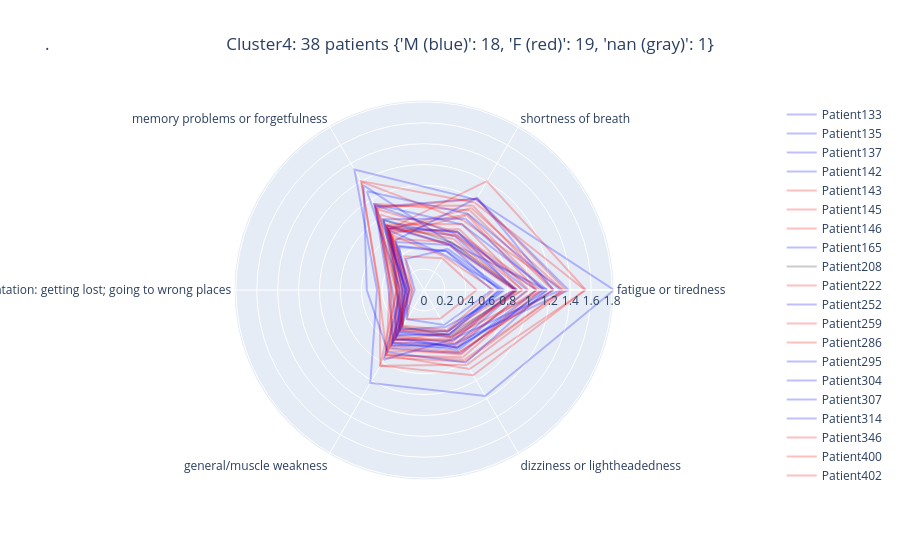

The cell this chart's notebook holds for it:
### Code cell
star_chart_per_patient(4)

### Figure 1 — Plotly figure (JSON) as saved in the notebook; plotly's stock layout.template omitted (floating-point values rounded to 4 significant figures)
{"data": [{"line": {"color": "rgb(0,0,255)"}, "mode": "lines", "name": "Patient133", "opacity": 0.25, "r": [0.7329, 0.4299, 0.4884, 0.1414, 0.4255, 0.4564, 0.7329, 0.7329], "theta": ["fatigue or tiredness", "shortness of breath", "memory problems or forgetfulness", "disorientation: getting lost; going to wrong places", "general/muscle weakness", "dizziness or lightheadedness", "fatigue or tiredness"], "type": "scatterpolar"}, {"line": {"color": "rgb(0,0,255)"}, "mode": "lines", "name": "Patient135", "opacity": 0.25, "r": [1.181, 0.7244, 0.9492, 0.3006, 0.5189, 0.6388, 1.181, 1.181], "theta": ["fatigue or tiredness", "shortness of breath", "memory problems or forgetfulness", "disorientation: getting lost; going to wrong places", "general/muscle weakness", "dizziness or lightheadedness", "fatigue or tiredness"], "type": "scatterpolar"}, {"line": {"color": "rgb(0,0,255)"}, "mode": "lines", "name": "Patient137", "opacity": 0.25, "r": [0.8668, 0.6442, 0.6815, 0.1569, 0.4351, 0.4099, 0.8668, 0.8668], "theta": ["fatigue or tiredness", "shortness of breath", "memory problems or forgetfulness", "disorientation: getting lost; going to wrong places", "general/muscle weakness", "dizziness or lightheadedness", "fatigue or tiredness"], "type": "scatterpolar"}, {"line": {"color": "rgb(0,0,255)"}, "mode": "lines", "name": "Patient142", "opacity": 0.25, "r": [1.383, 1.01, 0.9157, 0.1653, 0.5821, 0.5934, 1.383, 1.383], "theta": ["fatigue or tiredness", "shortness of breath", "memory problems or forgetfulness", "disorientation: getting lost; going to wrong places", "general/muscle weakness", "dizziness or lightheadedness", "fatigue or tiredness"], "type": "scatterpolar"}, {"line": {"color": "rgb(255,0,0)"}, "mode": "lines", "name": "Patient143", "opacity": 0.25, "r": [1.329, 0.764, 1.194, 0.4337, 0.7119, 0.7716, 1.329, 1.329], "theta": ["fatigue or tiredness", "shortness of breath", "memory problems or forgetfulness", "disorientation: getting lost; going to wrong places", "general/muscle weakness", "dizziness or lightheadedness", "fatigue or tiredness"], "type": "scatterpolar"}, {"line": {"color": "rgb(255,0,0)"}, "mode": "lines", "name": "Patient145", "opacity": 0.25, "r": [0.9393, 0.6726, 0.6435, 0.1155, 0.5523, 0.4813, 0.9393, 0.9393], "theta": ["fatigue or tiredness", "shortness of breath", "memory problems or forgetfulness", "disorientation: getting lost; going to wrong places", "general/muscle weakness", "dizziness or lightheadedness", "fatigue or tiredness"], "type": "scatterpolar"}, {"line": {"color": "rgb(255,0,0)"}, "mode": "lines", "name": "Patient146", "opacity": 0.25, "r": [1.541, 0.9662, 1.203, 0.4254, 0.8367, 0.9416, 1.541, 1.541], "theta": ["fatigue or tiredness", "shortness of breath", "memory problems or forgetfulness", "disorientation: getting lost; going to wrong places", "general/muscle weakness", "dizziness or lightheadedness", "fatigue or tiredness"], "type": "scatterpolar"}, {"line": {"color": "rgb(0,0,255)"}, "mode": "lines", "name": "Patient165", "opacity": 0.25, "r": [0.7686, 0.454, 0.3436, 0.09012, 0.4915, 0.4867, 0.7686, 0.7686], "theta": ["fatigue or tiredness", "shortness of breath", "memory problems or forgetfulness", "disorientation: getting lost; going to wrong places", "general/muscle weakness", "dizziness or lightheadedness", "fatigue or tiredness"], "type": "scatterpolar"}, {"line": {"color": "rgb(50,50,50)"}, "mode": "lines", "name": "Patient208", "opacity": 0.25, "r": [0.8943, 0.5261, 0.7753, 0.2638, 0.4052, 0.5023, 0.8943, 0.8943], "theta": ["fatigue or tiredness", "shortness of breath", "memory problems or forgetfulness", "disorientation: getting lost; going to wrong places", "general/muscle weakness", "dizziness or lightheadedness", "fatigue or tiredness"], "type": "scatterpolar"}, {"line": {"color": "rgb(255,0,0)"}, "mode": "lines", "name": "Patient222", "opacity": 0.25, "r": [1.328, 0.9061, 0.6719, 0.2095, 0.7474, 0.7905, 1.328, 1.328], "theta": ["fatigue or tiredness", "shortness of breath", "memory problems or forgetfulness", "disorientation: getting lost; going to wrong places", "general/muscle weakness", "dizziness or lightheadedness", "fatigue or tiredness"], "type": "scatterpolar"}, {"line": {"color": "rgb(0,0,255)"}, "mode": "lines", "name": "Patient252", "opacity": 0.25, "r": [0.9873, 0.6421, 0.7087, 0.1995, 0.6034, 0.6371, 0.9873, 0.9873], "theta": ["fatigue or tiredness", "shortness of breath", "memory problems or forgetfulness", "disorientation: getting lost; going to wrong places", "general/muscle weakness", "dizziness or lightheadedness", "fatigue or tiredness"], "type": "scatterpolar"}, {"line": {"color": "rgb(255,0,0)"}, "mode": "lines", "name": "Patient259", "opacity": 0.25, "r": [1.147, 0.8388, 0.6738, 0.18, 0.4485, 0.5184, 1.147, 1.147], "theta": ["fatigue or tiredness", "shortness of breath", "memory problems or forgetfulness", "disorientation: getting lost; going to wrong places", "general/muscle weakness", "dizziness or lightheadedness", "fatigue or tiredness"], "type": "scatterpolar"}, {"line": {"color": "rgb(255,0,0)"}, "mode": "lines", "name": "Patient286", "opacity": 0.25, "r": [1.0, 0.7297, 0.7239, 0.2322, 0.5784, 0.6176, 1.0, 1.0], "theta": ["fatigue or tiredness", "shortness of breath", "memory problems or forgetfulness", "disorientation: getting lost; going to wrong places", "general/muscle weakness", "dizziness or lightheadedness", "fatigue or tiredness"], "type": "scatterpolar"}, {"line": {"color": "rgb(0,0,255)"}, "mode": "lines", "name": "Patient295", "opacity": 0.25, "r": [1.818, 0.9982, 1.331, 0.4498, 1.027, 1.172, 1.818, 1.818], "theta": ["fatigue or tiredness", "shortness of breath", "memory problems or forgetfulness", "disorientation: getting lost; going to wrong places", "general/muscle weakness", "dizziness or lightheadedness", "fatigue or tiredness"], "type": "scatterpolar"}, {"line": {"color": "rgb(0,0,255)"}, "mode": "lines", "name": "Patient304", "opacity": 0.25, "r": [0.6507, 0.4281, 0.4758, 0.1598, 0.3229, 0.387, 0.6507, 0.6507], "theta": ["fatigue or tiredness", "shortness of breath", "memory problems or forgetfulness", "disorientation: getting lost; going to wrong places", "general/muscle weakness", "dizziness or lightheadedness", "fatigue or tiredness"], "type": "scatterpolar"}, {"line": {"color": "rgb(0,0,255)"}, "mode": "lines", "name": "Patient307", "opacity": 0.25, "r": [0.754, 0.3893, 0.6543, 0.2603, 0.4619, 0.4576, 0.754, 0.754], "theta": ["fatigue or tiredness", "shortness of breath", "memory problems or forgetfulness", "disorientation: getting lost; going to wrong places", "general/muscle weakness", "dizziness or lightheadedness", "fatigue or tiredness"], "type": "scatterpolar"}, {"line": {"color": "rgb(0,0,255)"}, "mode": "lines", "name": "Patient314", "opacity": 0.25, "r": [0.7146, 0.4976, 0.5309, 0.1912, 0.5033, 0.4908, 0.7146, 0.7146], "theta": ["fatigue or tiredness", "shortness of breath", "memory problems or forgetfulness", "disorientation: getting lost; going to wrong places", "general/muscle weakness", "dizziness or lightheadedness", "fatigue or tiredness"], "type": "scatterpolar"}, {"line": {"color": "rgb(255,0,0)"}, "mode": "lines", "name": "Patient346", "opacity": 0.25, "r": [1.076, 0.8259, 0.6168, 0.1684, 0.5015, 0.5902, 1.076, 1.076], "theta": ["fatigue or tiredness", "shortness of breath", "memory problems or forgetfulness", "disorientation: getting lost; going to wrong places", "general/muscle weakness", "dizziness or lightheadedness", "fatigue or tiredness"], "type": "scatterpolar"}, {"line": {"color": "rgb(255,0,0)"}, "mode": "lines", "name": "Patient400", "opacity": 0.25, "r": [1.242, 0.9337, 0.9276, 0.3101, 0.6168, 0.6859, 1.242, 1.242], "theta": ["fatigue or tiredness", "shortness of breath", "memory problems or forgetfulness", "disorientation: getting lost; going to wrong places", "general/muscle weakness", "dizziness or lightheadedness", "fatigue or tiredness"], "type": "scatterpolar"}, {"line": {"color": "rgb(255,0,0)"}, "mode": "lines", "name": "Patient402", "opacity": 0.25, "r": [0.6702, 0.3748, 0.6051, 0.253, 0.3946, 0.4421, 0.6702, 0.6702], "theta": ["fatigue or tiredness", "shortness of breath", "memory problems or forgetfulness", "disorientation: getting lost; going to wrong places", "general/muscle weakness", "dizziness or lightheadedness", "fatigue or tiredness"], "type": "scatterpolar"}, {"line": {"color": "rgb(0,0,255)"}, "mode": "lines", "name": "Patient429", "opacity": 0.25, "r": [0.878, 0.4999, 0.6919, 0.1826, 0.4676, 0.5259, 0.878, 0.878], "theta": ["fatigue or tiredness", "shortness of breath", "memory problems or forgetfulness", "disorientation: getting lost; going to wrong places", "general/muscle weakness", "dizziness or lightheadedness", "fatigue or tiredness"], "type": "scatterpolar"}, {"line": {"color": "rgb(0,0,255)"}, "mode": "lines", "name": "Patient460", "opacity": 0.25, "r": [0.8707, 0.5048, 0.7141, 0.2075, 0.5499, 0.5585, 0.8707, 0.8707], "theta": ["fatigue or tiredness", "shortness of breath", "memory problems or forgetfulness", "disorientation: getting lost; going to wrong places", "general/muscle weakness", "dizziness or lightheadedness", "fatigue or tiredness"], "type": "scatterpolar"}, {"line": {"color": "rgb(255,0,0)"}, "mode": "lines", "name": "Patient468", "opacity": 0.25, "r": [0.5051, 0.3513, 0.3734, 0.1115, 0.3234, 0.3144, 0.5051, 0.5051], "theta": ["fatigue or tiredness", "shortness of breath", "memory problems or forgetfulness", "disorientation: getting lost; going to wrong places", "general/muscle weakness", "dizziness or lightheadedness", "fatigue or tiredness"], "type": "scatterpolar"}, {"line": {"color": "rgb(255,0,0)"}, "mode": "lines", "name": "Patient521", "opacity": 0.25, "r": [1.114, 0.6352, 0.8925, 0.3289, 0.7209, 0.7425, 1.114, 1.114], "theta": ["fatigue or tiredness", "shortness of breath", "memory problems or forgetfulness", "disorientation: getting lost; going to wrong places", "general/muscle weakness", "dizziness or lightheadedness", "fatigue or tiredness"], "type": "scatterpolar"}, {"line": {"color": "rgb(0,0,255)"}, "mode": "lines", "name": "Patient524", "opacity": 0.25, "r": [1.079, 0.6146, 0.9378, 0.3389, 0.5873, 0.6615, 1.079, 1.079], "theta": ["fatigue or tiredness", "shortness of breath", "memory problems or forgetfulness", "disorientation: getting lost; going to wrong places", "general/muscle weakness", "dizziness or lightheadedness", "fatigue or tiredness"], "type": "scatterpolar"}, {"line": {"color": "rgb(0,0,255)"}, "mode": "lines", "name": "Patient526", "opacity": 0.25, "r": [1.142, 0.7903, 0.783, 0.1747, 0.6388, 0.7023, 1.142, 1.142], "theta": ["fatigue or tiredness", "shortness of breath", "memory problems or forgetfulness", "disorientation: getting lost; going to wrong places", "general/muscle weakness", "dizziness or lightheadedness", "fatigue or tiredness"], "type": "scatterpolar"}, {"line": {"color": "rgb(0,0,255)"}, "mode": "lines", "name": "Patient528", "opacity": 0.25, "r": [0.8911, 0.5918, 0.7702, 0.2408, 0.6164, 0.6013, 0.8911, 0.8911], "theta": ["fatigue or tiredness", "shortness of breath", "memory problems or forgetfulness", "disorientation: getting lost; going to wrong places", "general/muscle weakness", "dizziness or lightheadedness", "fatigue or tiredness"], "type": "scatterpolar"}, {"line": {"color": "rgb(255,0,0)"}, "mode": "lines", "name": "Patient552", "opacity": 0.25, "r": [0.8795, 0.5281, 0.5644, 0.1386, 0.5414, 0.5387, 0.8795, 0.8795], "theta": ["fatigue or tiredness", "shortness of breath", "memory problems or forgetfulness", "disorientation: getting lost; going to wrong places", "general/muscle weakness", "dizziness or lightheadedness", "fatigue or tiredness"], "type": "scatterpolar"}, {"line": {"color": "rgb(0,0,255)"}, "mode": "lines", "name": "Patient562", "opacity": 0.25, "r": [1.176, 0.5172, 1.156, 0.5475, 0.6883, 0.8012, 1.176, 1.176], "theta": ["fatigue or tiredness", "shortness of breath", "memory problems or forgetfulness", "disorientation: getting lost; going to wrong places", "general/muscle weakness", "dizziness or lightheadedness", "fatigue or tiredness"], "type": "scatterpolar"}, {"line": {"color": "rgb(255,0,0)"}, "mode": "lines", "name": "Patient564", "opacity": 0.25, "r": [1.231, 0.879, 0.9511, 0.2716, 0.6781, 0.6844, 1.231, 1.231], "theta": ["fatigue or tiredness", "shortness of breath", "memory problems or forgetfulness", "disorientation: getting lost; going to wrong places", "general/muscle weakness", "dizziness or lightheadedness", "fatigue or tiredness"], "type": "scatterpolar"}, {"line": {"color": "rgb(255,0,0)"}, "mode": "lines", "name": "Patient576", "opacity": 0.25, "r": [0.9451, 0.6049, 0.6661, 0.2087, 0.4129, 0.5137, 0.9451, 0.9451], "theta": ["fatigue or tiredness", "shortness of breath", "memory problems or forgetfulness", "disorientation: getting lost; going to wrong places", "general/muscle weakness", "dizziness or lightheadedness", "fatigue or tiredness"], "type": "scatterpolar"}, {"line": {"color": "rgb(0,0,255)"}, "mode": "lines", "name": "Patient577", "opacity": 0.25, "r": [1.306, 0.8415, 1.09, 0.2232, 0.771, 0.5441, 1.306, 1.306], "theta": ["fatigue or tiredness", "shortness of breath", "memory problems or forgetfulness", "disorientation: getting lost; going to wrong places", "general/muscle weakness", "dizziness or lightheadedness", "fatigue or tiredness"], "type": "scatterpolar"}, {"line": {"color": "rgb(255,0,0)"}, "mode": "lines", "name": "Patient591", "opacity": 0.25, "r": [0.861, 0.4908, 0.7169, 0.2358, 0.4418, 0.4559, 0.861, 0.861], "theta": ["fatigue or tiredness", "shortness of breath", "memory problems or forgetfulness", "disorientation: getting lost; going to wrong places", "general/muscle weakness", "dizziness or lightheadedness", "fatigue or tiredness"], "type": "scatterpolar"}, {"line": {"color": "rgb(255,0,0)"}, "mode": "lines", "name": "Patient597", "opacity": 0.25, "r": [1.076, 0.5973, 0.8297, 0.3157, 0.6486, 0.7122, 1.076, 1.076], "theta": ["fatigue or tiredness", "shortness of breath", "memory problems or forgetfulness", "disorientation: getting lost; going to wrong places", "general/muscle weakness", "dizziness or lightheadedness", "fatigue or tiredness"], "type": "scatterpolar"}, {"line": {"color": "rgb(255,0,0)"}, "mode": "lines", "name": "Patient607", "opacity": 0.25, "r": [1.549, 1.202, 0.6715, 0.1378, 0.721, 0.8725, 1.549, 1.549], "theta": ["fatigue or tiredness", "shortness of breath", "memory problems or forgetfulness", "disorientation: getting lost; going to wrong places", "general/muscle weakness", "dizziness or lightheadedness", "fatigue or tiredness"], "type": "scatterpolar"}, {"line": {"color": "rgb(255,0,0)"}, "mode": "lines", "name": "Patient613", "opacity": 0.25, "r": [0.8851, 0.5637, 0.7099, 0.2618, 0.551, 0.5635, 0.8851, 0.8851], "theta": ["fatigue or tiredness", "shortness of breath", "memory problems or forgetfulness", "disorientation: getting lost; going to wrong places", "general/muscle weakness", "dizziness or lightheadedness", "fatigue or tiredness"], "type": "scatterpolar"}, {"line": {"color": "rgb(255,0,0)"}, "mode": "lines", "name": "Patient616", "opacity": 0.25, "r": [1.357, 1.006, 0.9034, 0.2603, 0.8372, 0.8253, 1.357, 1.357], "theta": ["fatigue or tiredness", "shortness of breath", "memory problems or forgetfulness", "disorientation: getting lost; going to wrong places", "general/muscle weakness", "dizziness or lightheadedness", "fatigue or tiredness"], "type": "scatterpolar"}, {"line": {"color": "rgb(0,0,255)"}, "mode": "lines", "name": "Patient627", "opacity": 0.25, "r": [1.239, 1.019, 0.5476, 0.1377, 0.5406, 0.6361, 1.239, 1.239], "theta": ["fatigue or tiredness", "shortness of breath", "memory problems or forgetfulness", "disorientation: getting lost; going to wrong places", "general/muscle weakness", "dizziness or lightheadedness", "fatigue or tiredness"], "type": "scatterpolar"}], "layout": {"title": {"text": ".\t\t\t\t\t\t\t\t\t\t\t\t\t\t\t\t\t\t\t\t\t\t\t\t\t\t\t\t\t\t\t\t\t\t\t\t\t\t\t\tCluster4: 38 patients {'M (blue)': 18, 'F (red)': 19, 'nan (gray)': 1}"}}}
